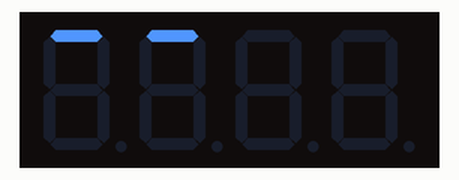
Recording of a sketch running on a simulated Arduino Uno, built with avr-gcc and run on an emulated ATmega328P. On the bench: 4-digit seven-segment display.

Above: at 0.03 s.
At 0.66 s:
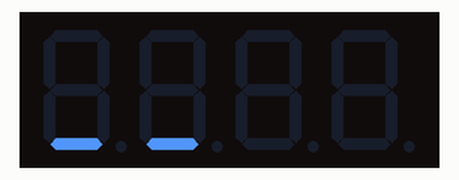
At 1.32 s:
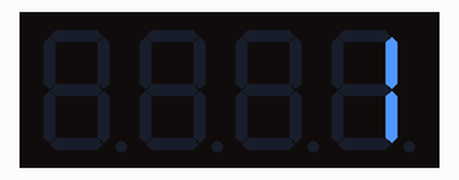

Measured:
- by itself, everything shown: repeats every 0.99 s, in 12 steps

The sketch:

4digit7segment.ino
```cpp
#include <TM1637Display.h>

// Instantiate display
TM1637Display display(9/*CLK*/, 8/*Data I/O*/);

void setup()
{
  display.setBrightness(0x00);  //set the diplay to maximum brightness
}

const uint8_t data[][4] = {
  { 0x01, 0x01, 0x00, 0x00 },
  { 0x00, 0x01, 0x01, 0x00 },
  { 0x00, 0x00, 0x01, 0x01 },
  { 0x00, 0x00, 0x00, 0x03 },
  { 0x00, 0x00, 0x00, 0x06 },
  { 0x00, 0x00, 0x00, 0x0c },
  { 0x00, 0x00, 0x08, 0x08 },
  { 0x00, 0x08, 0x08, 0x00 },
  { 0x08, 0x08, 0x00, 0x00 },
  { 0x18, 0x00, 0x00, 0x00 },
  { 0x30, 0x00, 0x00, 0x00 },
  { 0x21, 0x00, 0x00, 0x00 },
};

void loop()
{
  int dataLength = *(&data + 1) - data;
  while(1) {
    for(int i = 0; i < dataLength; i++) {
      display.setSegments(data[i]);
      delay(40);
      display.clear();
    }
  }
}
```
